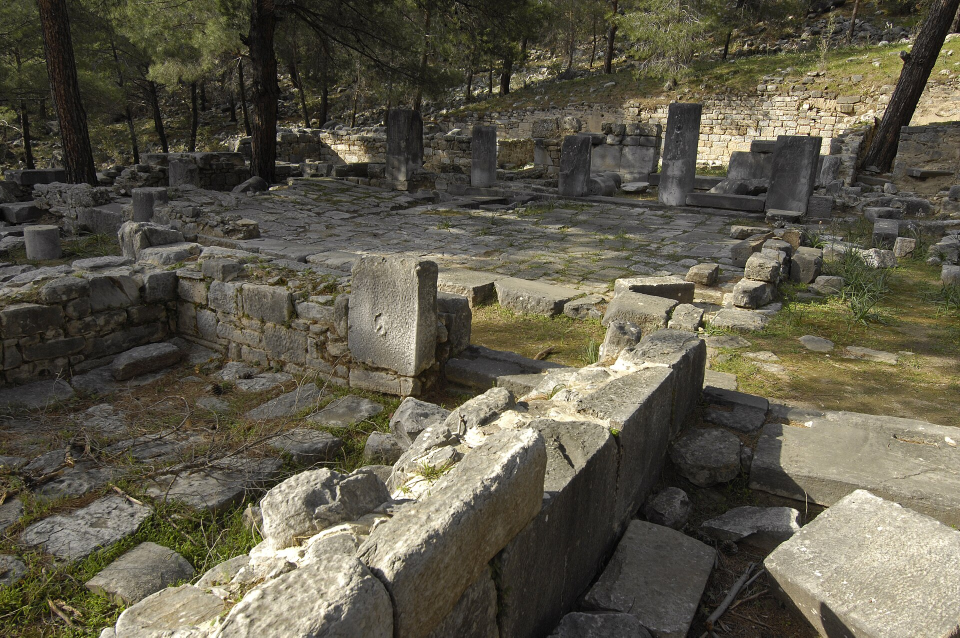
#> input picture episodes/hannibal-gebze-yedi-kapi/img/kaynak_arka.jpg, 1920 x 1275 px (shown at 1/2 size)
$ python gorsel.py
#> lines starting #> are read from the running program, lines starting #| are printed output that depends on the picture
"""hannibal-gebze-yedi-kapi: arka plan ve iki kanıt (kaynaklar img/kaynak_*.jpg; tools/commons.py ve Internet Archive).

    python episodes/hannibal-gebze-yedi-kapi/gorsel.py

arka.jpg     'Priene Hellenistic houses 2007 4276.jpg' (Dosseman, CC BY-SA 4.0): Priene'de Helenistik (MÖ 4.-2. yy) bir
             evin taş döşeli avlusu ve payeleri (aynı türden yer: Libyssa'daki ev bugün yok, yeri de tartışmalı).
             Kare kırpım, 1080'e küçültme, renk ve parlaklık ayarı (aşağıda).
kanit_1.jpg  'Hanibal's Tomb Gebze 19022022 01.jpg' (Yamen, CC BY-SA 4.0): Gebze'de TÜBİTAK arazisindeki 1981 tarihli
             sembolik Hannibal anıt mezarı, kaya blok içinde Hannibal kabartması. Soldaki uzak beyaz tabela dışarıda kalacak
             kırpım, 1080x810. (Tur 1 takipçi SHOULD için Türkçe kitabe karesi (06) denendi: 390 px'te okunmuyor, levhanın
             üstünde ağaç gölgesi; kabartma kaldı.)
kanit_2.jpg  Livius, The History of Rome, Books 37-end, çev. W. A. M'Devitte (George Bell & Sons, Londra 1900), s. 1848
             (XXXIX.51): "seven passages from his house ... the king's soldiers ... he called for poison ... Let us release
             the Romans from their long anxiety, since they think it too long to wait for the death of an old man."
             Internet Archive historyofrome04livy (kamu malı, 1929 öncesi), leaf 204, page/n203_w2000.jpg ->
             img/kaynak_livius.jpg. Tur 1 görsel MUST (yarım kelimeyle başlayıp bitiyordu): "him. Encircled by enemies" satırından
             "tory over one unarmed and betrayed. What an alteration has" satırına kadar 18 tam satır (hecelenmiş kelime
             ile başlamaz ve bitmez), 1080x743; tur 2 SHOULD: üst kenarda önceki satırın uzantısı kalmasın, alt satırın uzantıları kesilmesin diye y 478-1668. Tarama rengine dokunulmadı.
"""
from pathlib import Path

import numpy as np
from PIL import Image, ImageEnhance, ImageFilter

IMG = Path(__file__).resolve().parent / "img"


def olc(im, ad):
    a = np.asarray(im.convert("RGB")).astype(float)
    hsv = np.asarray(im.convert("HSV")).astype(float)
    k = im.convert("L").resize((720, round(720 * im.height / im.width)))
    lap = np.asarray(k.filter(ImageFilter.FIND_EDGES)).astype(float).var()
    print(f"{ad}: {im.size} parlaklık {a.mean():.0f} doygunluk {hsv[..., 1].mean() / 255:.2f} kenar var {lap:.0f}")


ARKA_KUTU = (330, 0, 1605, 1275)
arka = Image.open(IMG / "kaynak_arka.jpg").convert("RGB").crop(ARKA_KUTU).resize((1080, 1080), Image.LANCZOS)
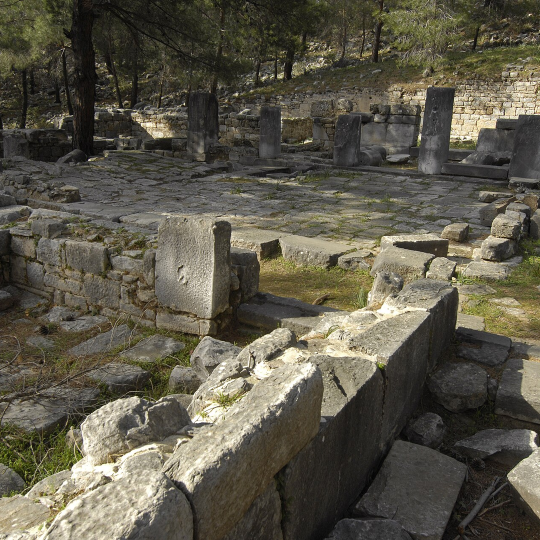
#> arka: PIL image 1080x1080 RGB (shown at 1/2 size); mean R, G, B 92.2, 88, 73.5
arka = arka.point(lambda v: round(255 * (v / 255) ** 0.78))          # gölgeleri aç (gama 0,78)
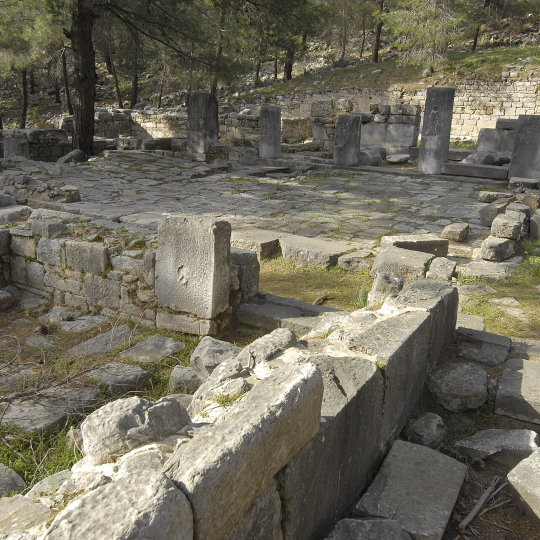
#> arka: PIL image 1080x1080 RGB (shown at 1/2 size); mean R, G, B 111.8, 107.7, 93.1
arka = ImageEnhance.Brightness(ImageEnhance.Color(arka).enhance(1.15)).enhance(1.1)
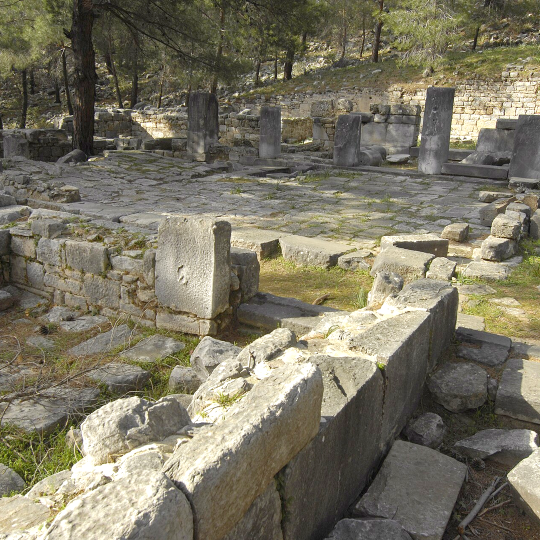
#> arka: PIL image 1080x1080 RGB (shown at 1/2 size); mean R, G, B 122.4, 117.5, 99
arka.save(IMG / "arka.jpg", quality=92)
olc(arka, "arka")
#> in olc, `hsv = np.asarray(im.convert("HSV")).astype(float)`:
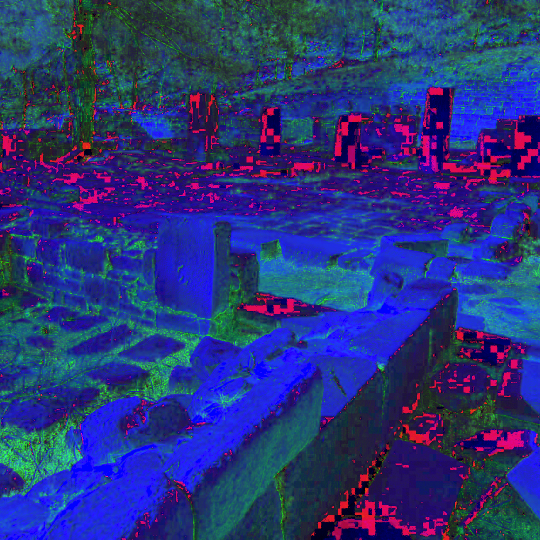
#> hsv: shape (1080, 1080, 3) float64 (shown at 1/2 size); mean R, G, B 40.6, 52.2, 122.6
#> in olc, `k = im.convert("L").resize((720, round(720 * im.height / im.width)))`:
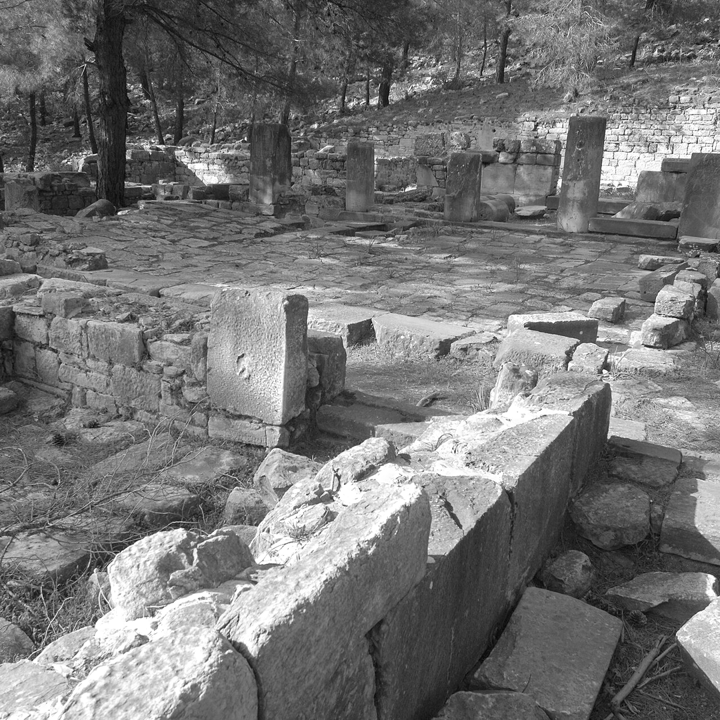
#> k: PIL image 720x720 L; min 7, max 255, mean 116.8
#> in olc, `lap = np.asarray(k.filter(ImageFilter.FIND_EDGES)).astype(float).var()`: lap = 3697.8
#| arka: (1080, 1080) parlaklık 113 doygunluk 0.20 kenar var 3698

#> (the run stopped early here; a loop or call above may not have finished)

$ run again, with episodes/hannibal-gebze-yedi-kapi/img/kaynak_anit_yazi.jpg copied over episodes/hannibal-gebze-yedi-kapi/img/kaynak_arka.jpg
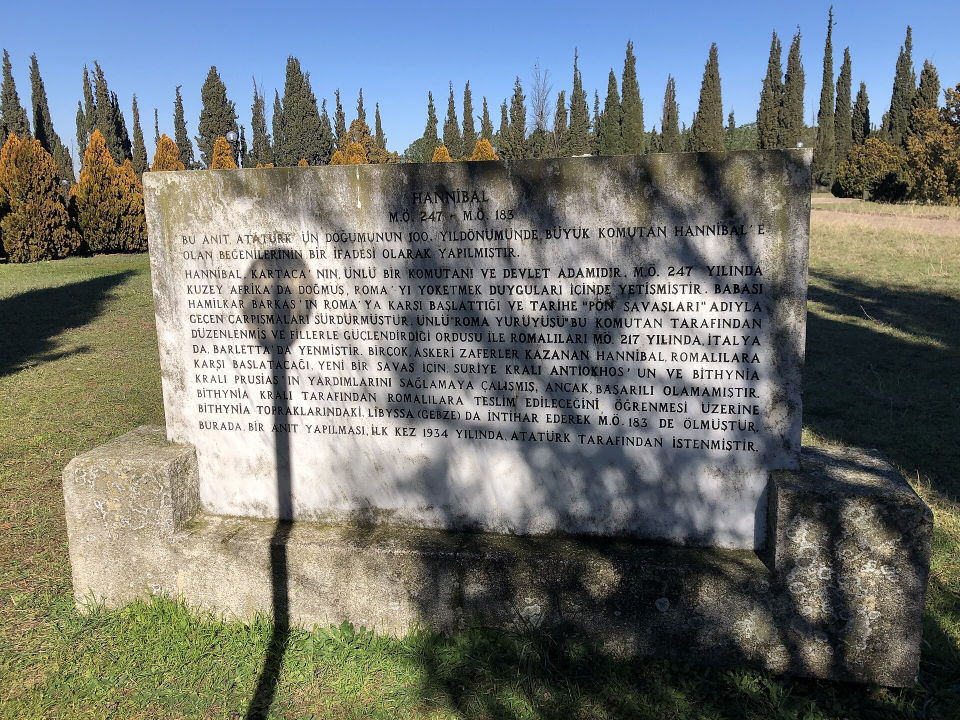
#> input picture episodes/hannibal-gebze-yedi-kapi/img/kaynak_anit_yazi.jpg, 1920 x 1440 px (shown at 1/2 size)
#> in olc, `hsv = np.asarray(im.convert("HSV")).astype(float)`:
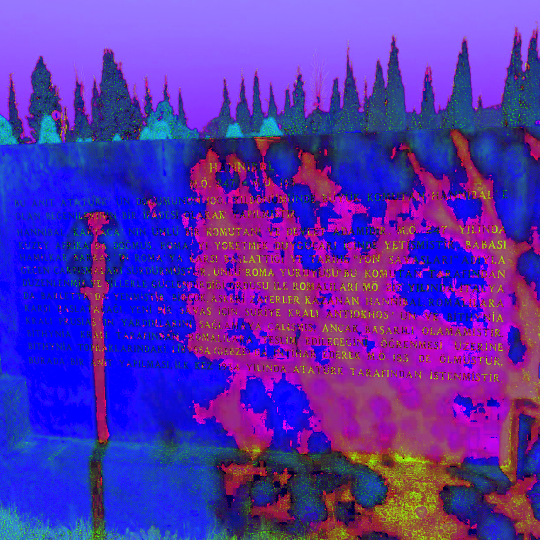
#> hsv: shape (1080, 1080, 3) float64 (shown at 1/2 size); mean R, G, B 87.5, 47, 173.7
#> in olc, `k = im.convert("L").resize((720, round(720 * im.height / im.width)))`:
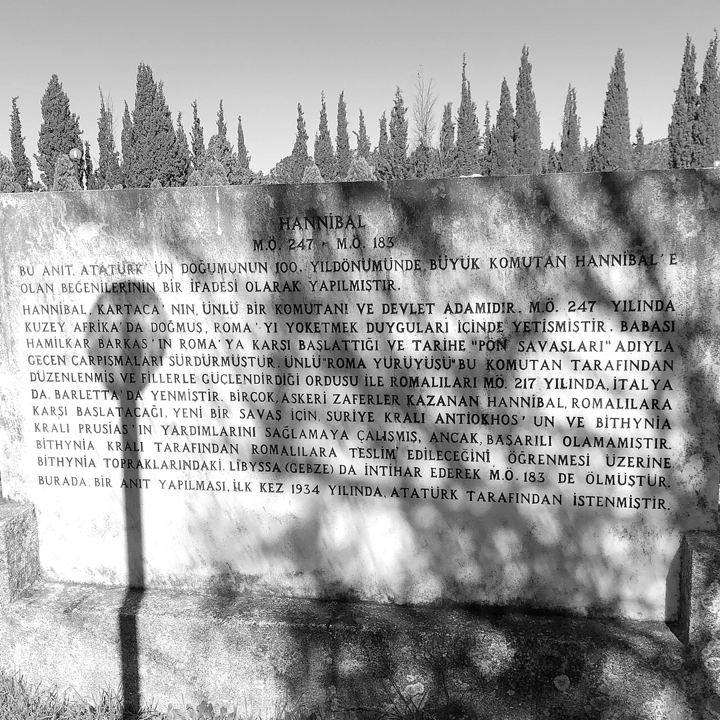
#> k: PIL image 720x720 L; min 0, max 255, mean 158.6
#> lap = 5802.8
#| arka: (1080, 1080) parlaklık 159 doygunluk 0.18 kenar var 5803
